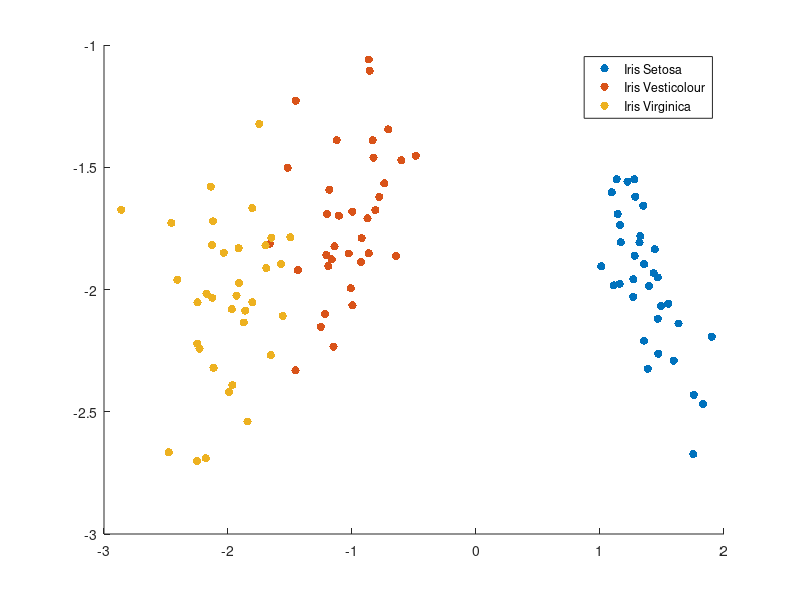

Reproduce this figure in MATLAB.
clear;
close all;
clc;

% 3 vrste irisa
% 4 obelezja
% - sepal length [cm]
% - sepal width [cm]
% - petal length [cm]
% - petal width [cm]
% klase
% - 3 irisa

load('Iris_podaci.mat');
X1 = X(Y == 1, :);
X2 = X(Y == 2, :);
X3 = X(Y == 3, :);

% podela na trening i test (70% train 30% test)
X1_train = X1(1:round(0.7*50), :);
X2_train = X2(1:round(0.7*50), :);
X3_train = X3(1:round(0.7*50), :);

X1_test = X1(round(0.7*50) + 1:50, :);
X2_test = X2(round(0.7*50) + 1:50, :);
X3_test = X3(round(0.7*50) + 1:50, :);

% LDA
S1 = cov(X1_train);
S2 = cov(X2_train);
S3 = cov(X3_train);
M1 = mean(X1_train)';
M2 = mean(X2_train)';
M3 = mean(X3_train)';

SW = 1/3*S1 + 1/3*S2 + 1/3*S3;
M0 = 1/3*M1 + 1/3*M2 + 1/3*M3;
SB = 1/3*(M1 - M0)*(M1 - M0)' ...
    + 1/3*(M2 - M0)*(M2 - M0)' ...
    + 1/3*(M3 - M0)*(M3 - M0)';
T = SW^-1*SB;
[P, L] = eig(T); 
P = -P; % smer nebitan za separabilnost al su promenili smer u novoj verziji

A = P(:, 1:2); % jedine dve nenulte sopstvene vrednosti
Y1_train = A'*X1_train';
Y2_train = A'*X2_train';
Y3_train = A'*X3_train';
Y1_test = A'*X1_test';
Y2_test = A'*X2_test';
Y3_test = A'*X3_test';

figure();
hold all;
scatter(Y1_train(1, :), Y1_train(2, :), 'filled');
scatter(Y2_train(1, :), Y2_train(2, :), 'filled');
scatter(Y3_train(1, :), Y3_train(2, :), 'filled');
legend('Iris Setosa', 'Iris Vesticolour', 'Iris Virginica');

% KNN klasifikator
k = 5;
Y_test = [Y1_test, Y2_test, Y3_test];
Y_train = [Y1_train, Y2_train, Y3_train];
Y_train_c = [ones(1, 35), 2*ones(1, 35), 3*ones(1, 35)];
Y_true = [ones(1, 15), 2*ones(1, 15), 3*ones(1, 15)];
Y_pred = zeros(size(Y_true));

for i = 1:length(Y_true)
    Y_cur = Y_test(:, i);
    euklidske = sqrt((Y_train(1, :) - Y_cur(1)).^2 ...
        + (Y_train(2, :) - Y_cur(2)).^2);
    [euklidske, index] = sort(euklidske, 'ascend');
    Y_train_c = Y_train_c(index);
    Y_train = Y_train(:, index);
    Y_pred(i) = mode(Y_train_c(1:k)); % koja klasa se najcesce javlja
end

C = confusionmat(Y_true, Y_pred);